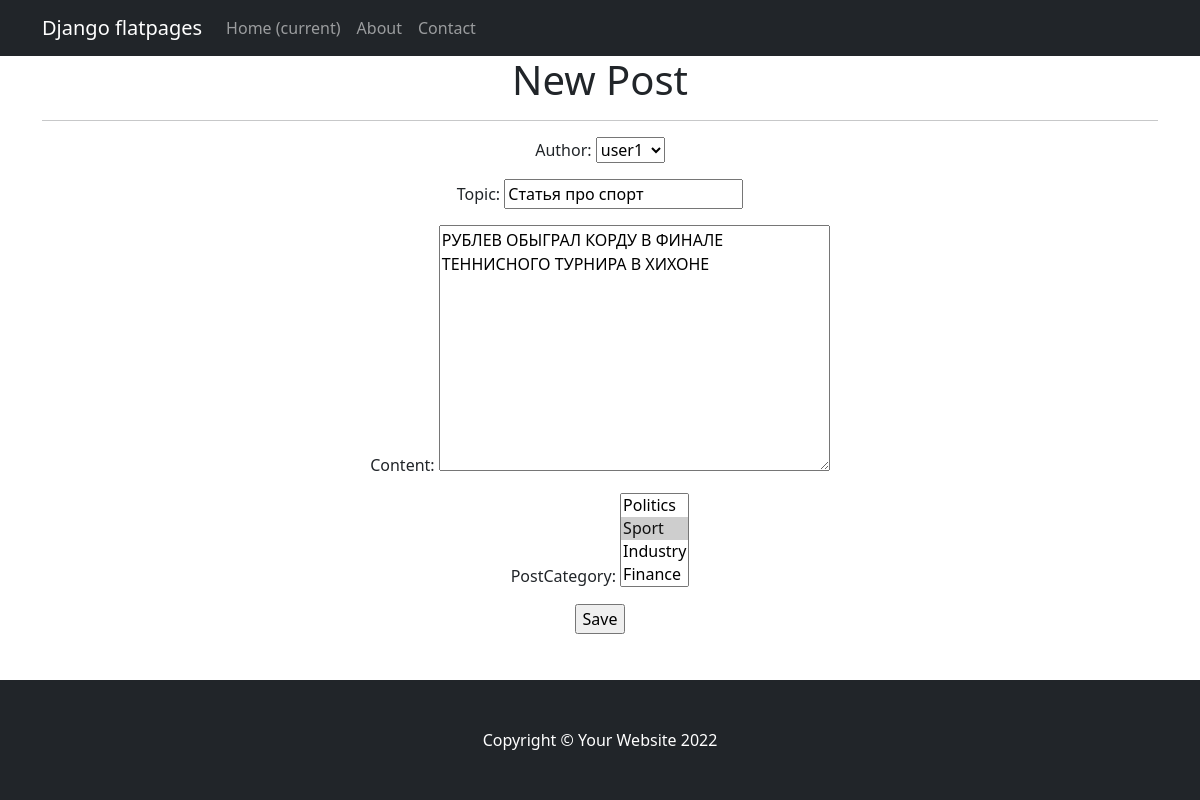
The app's page /news/2/edit/ with its own data.
### news/models.py (models this page shows, shortened)
class Post(models.Model):
    news = 'news'
    post = 'post'
    CONTENT_TYPE = [
        (news, 'новость'),
        (post, 'статья'),
    ]
    contentType = models.CharField(max_length=4, choices=CONTENT_TYPE, default=post)
    author = models.ForeignKey(Author, on_delete=models.CASCADE)
    createTime = models.DateTimeField(auto_now_add=True)
    topic = models.CharField(max_length=128)
    content = models.TextField()
    rating = models.SmallIntegerField(default=0)
    postCategory = models.ManyToManyField(Category, through='PostCategory')

### news/views.py (the view)
# urls.py: path('<int:pk>/edit/', PostUpdate.as_view(), name='post_edit'),
class PostUpdate(UpdateView):
    form_class = PostForm
    model = Post
    template_name = 'news/post_edit.html'

### news/forms.py (shortened to what this page needs)
class PostForm(forms.ModelForm):
    class Meta:
        model = Post
        fields = [
                  'author',
                  'topic',
                  'content',
                  'postCategory',
              ]

### news/models.py (called while the page is built)
    def __str__(self):
        return f'{self.authorUser}'

    def __str__(self):
        return f'{self.name}'

### templates/news/post_edit.html (shortened to what this page needs)
{% extends 'flatpages/default.html' %}
{% block content %}
<h1>New Post</h1>
<hr>
   <form action="" method="post">
       {{ form.as_p }}
       <input type="submit" value="Save" />
   </form>
{% endblock content %}

### templates/flatpages/default.html (style rules this page uses)
html { height: 100%; }
body { margin: 0; color: #fff; min-height: 100%; display: grid; grid-template-rows: auto 1fr auto; }

### records on screen
Post: author "user1", topic "Статья про спорт", content "РУБЛЕВ ОБЫГРАЛ КОРДУ В ФИНАЛЕ ТЕННИСНОГО ТУРНИРА В ХИХОНЕ"
